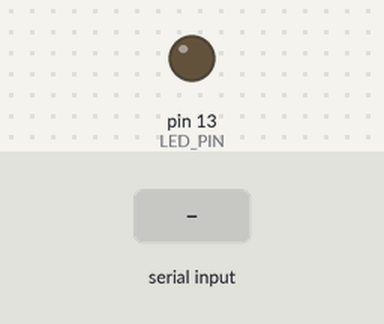
The sketch below on a simulated Arduino Uno, built with avr-gcc and run on an emulated ATmega328P. Parts: output pins drawn as LEDs (lit = HIGH). Inputs (shaded band) come from the test bench.

Above: at 1.2 s.
1.3 s: "t" received over Serial
At 1.4 s:
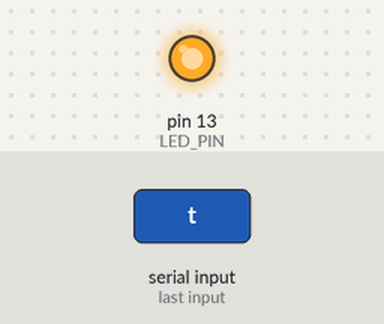
Timing chart, 0 to 4.3 s (numbered marks = the images above; inputs shaded):
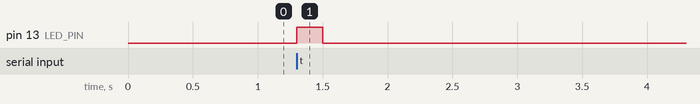

The sketch:

test_led.ino
```cpp
#define LED_PIN 13  // built-in LED on most Arduino boards

void setup() {
  Serial.begin(9600);
  pinMode(LED_PIN, OUTPUT);
}

void loop() {
  if (Serial.available()) {
    char c = Serial.read();

    if (c == 't') {
      // blink once
      digitalWrite(LED_PIN, HIGH);
      delay(200);
      digitalWrite(LED_PIN, LOW);
    }
  }
}
```

Measured:
- after the input at 1.3 s, pin 13 (LED_PIN): LOW → HIGH at once, → LOW 0.20 s later
